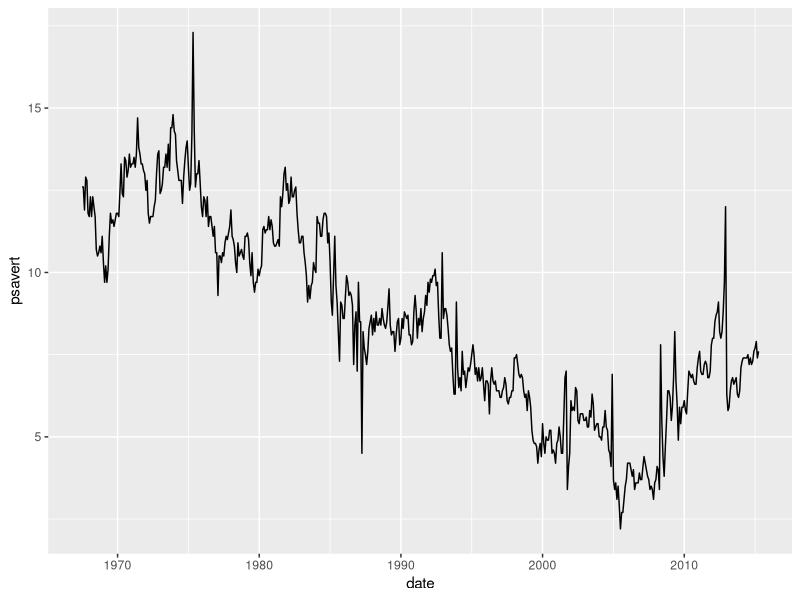
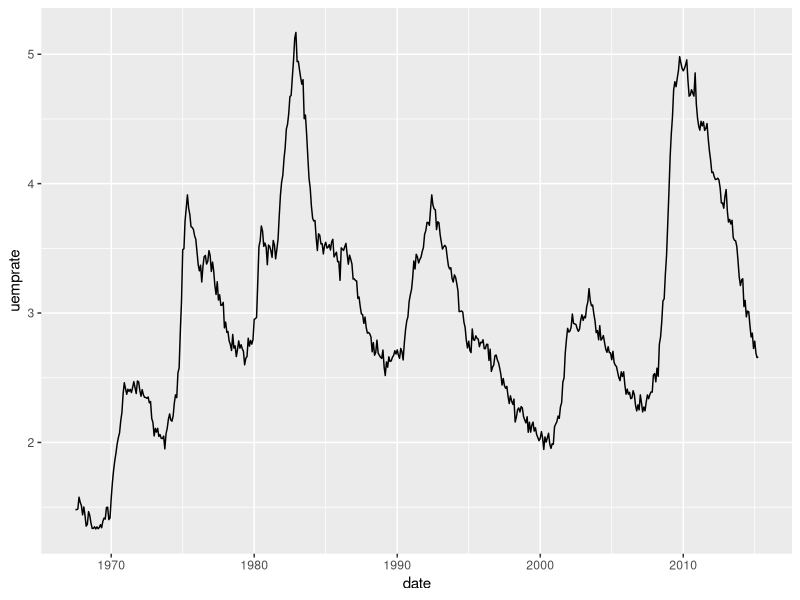
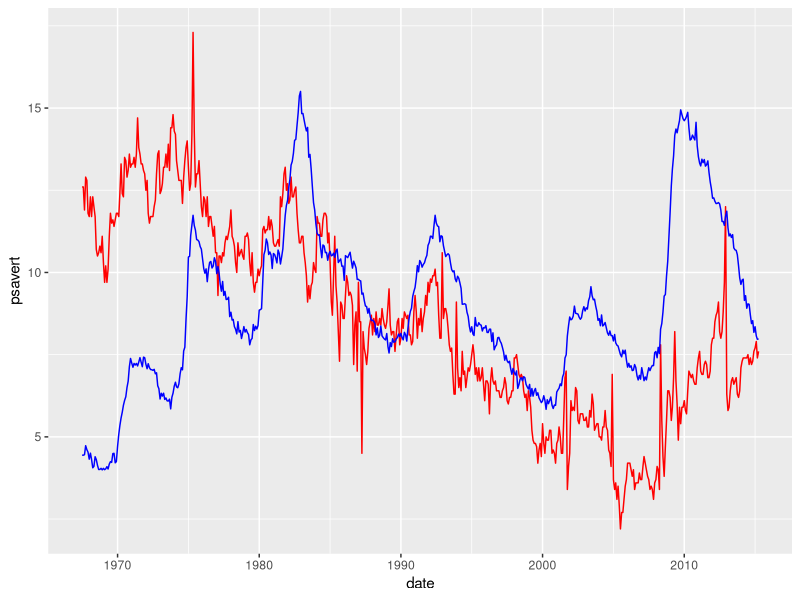
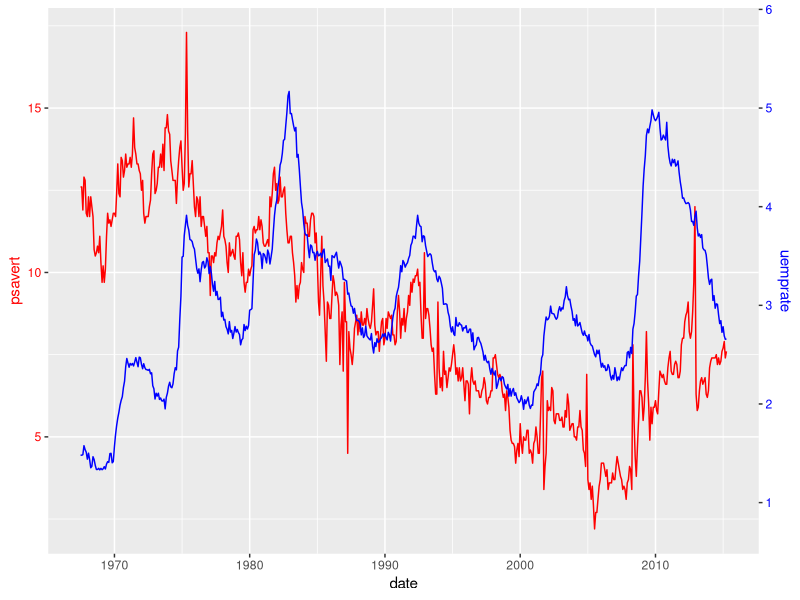
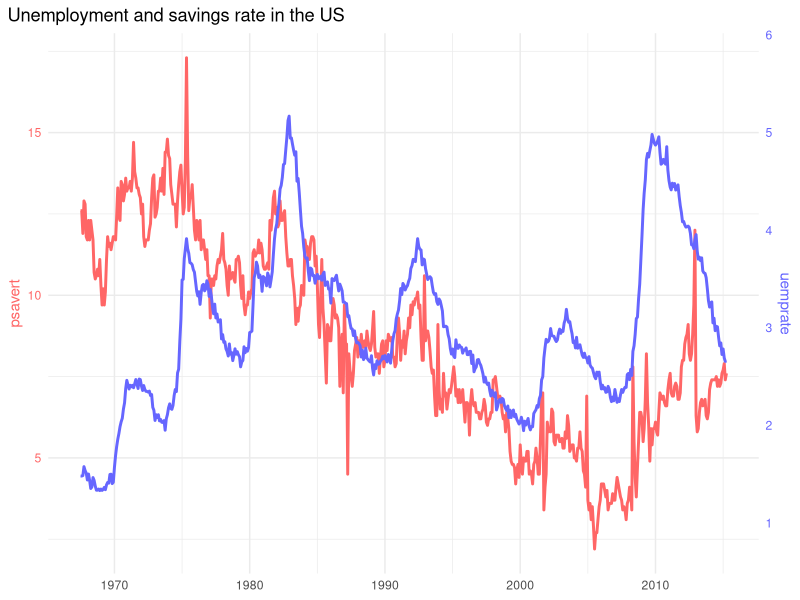
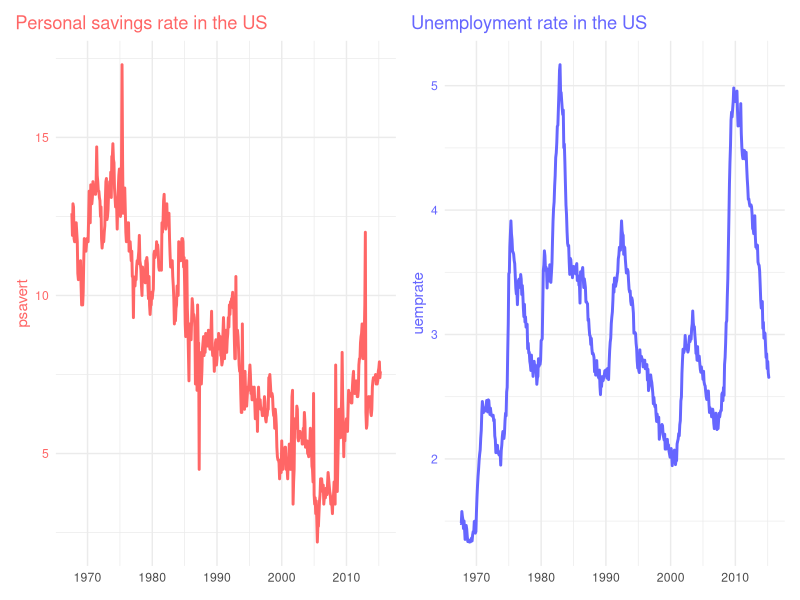
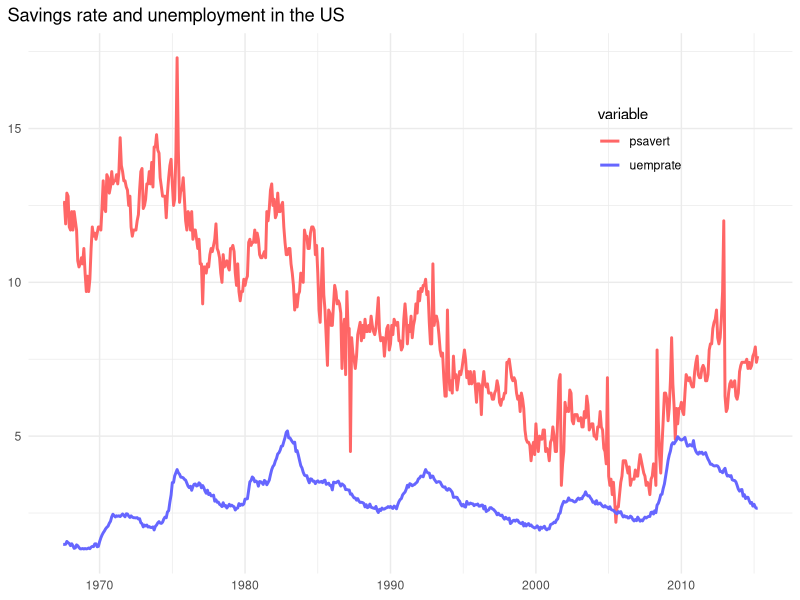

Source code (R) for these figures, in order:
## ---- chunk 1
knitr::opts_chunk$set(echo = TRUE, message = FALSE)
## ---- chunk 2
library(tidyverse)
## ---- chunk 3
economics
## ---- chunk 4
economics <- economics |>
  mutate(uemprate = unemploy*100/pop)
## ---- chunk 5
economics |>
  ggplot(aes(date, psavert)) +
  geom_line()
## ---- chunk 6
economics |>
  ggplot(aes(date, uemprate)) +
  geom_line()
## ---- chunk 7
economics |>
  ggplot(aes(x = date)) +
  geom_line(aes(y = psavert), color = "red") +
  geom_line(aes(y = uemprate * 3), color = "blue")
## ---- chunk 8
economics |>
  ggplot(aes(x = date)) +
  geom_line(aes(y = psavert), color = "red") +
  geom_line(aes(y = uemprate * 3), color = "blue") +
  scale_y_continuous(sec.axis = sec_axis(~./3, name = "uemprate")) +
  theme(axis.title.y = element_text(color = "red"),
        axis.title.y.right = element_text( color = "blue"),
        axis.text.y = element_text(color = "red"),
        axis.text.y.right = element_text(color = "blue"))
## ---- chunk 9
economics |>
  ggplot(aes(x = date)) +
  geom_line(aes(y = psavert), color = "#FF6666", linewidth = 1) +
  geom_line(aes(y = uemprate * 3), color = "#6666FF", linewidth = 1) +
  scale_y_continuous(sec.axis = sec_axis(~./3, name = "uemprate")) +
  theme_minimal() +
  theme(axis.title.y = element_text(color = "#FF6666"),
        axis.title.y.right = element_text( color = "#6666FF"),
        axis.text.y = element_text(color = "#FF6666"),
        axis.text.y.right = element_text(color = "#6666FF"),
        plot.title.position = "plot",
        axis.title.x = element_blank()) +
  ggtitle(label = "Unemployment and savings rate in the US")
## ---- chunk 10
library(patchwork)
## ---- chunk 11
plot_psavert <- economics |>
  ggplot(aes(date, psavert)) +
  geom_line(color = "#FF6666", linewidth = 1) +
  theme_minimal() +
  theme(axis.title.y = element_text(color = "#FF6666"),
        axis.text.y = element_text(color = "#FF6666"),
        plot.title = element_text(color = "#FF6666"),
        plot.title.position = "plot",
        axis.title.x = element_blank()) +
  ggtitle(label = "Personal savings rate in the US")

plot_uemprate <- economics |>
  ggplot(aes(date, uemprate)) +
  geom_line(color = "#6666FF", linewidth = 1) +
  theme_minimal() +
  theme(axis.title.y = element_text(color = "#6666FF"),
        axis.text.y = element_text(color = "#6666FF"),
        plot.title = element_text(color = "#6666FF"),
        plot.title.position = "plot",
        axis.title.x = element_blank()) +
  ggtitle(label = "Unemployment rate in the US")

plot_psavert + plot_uemprate
## ---- chunk 12
economics |>
  select(date, psavert, uemprate) |>
  pivot_longer(-date) |>
  ggplot(aes(date, value, color = name)) +
  geom_line(linewidth = 1) +
  theme_minimal() +
  scale_color_manual(name = "variable", values = c("#FF6666", "#6666FF")) +
  ggtitle(label = "Savings rate and unemployment in the US") +
  theme_minimal() +
  theme(plot.title.position = "plot",
        legend.position = c(0.8, 0.8),
        axis.title = element_blank())
## ---- chunk 13
sessionInfo()
